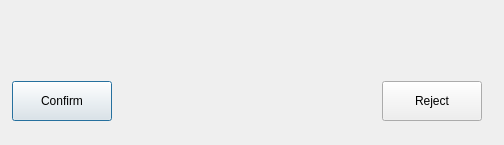
<?xml version="1.0" encoding="UTF-8"?>
<ui version="4.0">
 <class>DeleteConfirmation</class>
 <widget class="QDialog" name="DeleteConfirmation">
  <property name="geometry">
   <rect>
    <x>0</x>
    <y>0</y>
    <width>504</width>
    <height>145</height>
   </rect>
  </property>
  <property name="windowTitle">
   <string>Delete Confirmation</string>
  </property>
  <layout class="QGridLayout" name="gridLayout">
   <property name="leftMargin">
    <number>10</number>
   </property>
   <property name="topMargin">
    <number>5</number>
   </property>
   <property name="rightMargin">
    <number>20</number>
   </property>
   <property name="bottomMargin">
    <number>5</number>
   </property>
   <item row="2" column="0">
    <widget class="QFrame" name="frame_2">
     <property name="minimumSize">
      <size>
       <width>0</width>
       <height>45</height>
      </size>
     </property>
     <property name="maximumSize">
      <size>
       <width>16777215</width>
       <height>45</height>
      </size>
     </property>
     <property name="frameShape">
      <enum>QFrame::NoFrame</enum>
     </property>
     <property name="frameShadow">
      <enum>QFrame::Raised</enum>
     </property>
     <layout class="QHBoxLayout" name="horizontalLayout_2">
      <property name="leftMargin">
       <number>2</number>
      </property>
      <property name="topMargin">
       <number>2</number>
      </property>
      <property name="rightMargin">
       <number>2</number>
      </property>
      <property name="bottomMargin">
       <number>2</number>
      </property>
      <item>
       <widget class="QPushButton" name="confirmPushButton">
        <property name="minimumSize">
         <size>
          <width>100</width>
          <height>40</height>
         </size>
        </property>
        <property name="maximumSize">
         <size>
          <width>100</width>
          <height>40</height>
         </size>
        </property>
        <property name="text">
         <string>Confirm</string>
        </property>
       </widget>
      </item>
      <item>
       <spacer name="horizontalSpacer">
        <property name="orientation">
         <enum>Qt::Horizontal</enum>
        </property>
        <property name="sizeHint" stdset="0">
         <size>
          <width>40</width>
          <height>20</height>
         </size>
        </property>
       </spacer>
      </item>
      <item>
       <widget class="QPushButton" name="rejectPushButton">
        <property name="minimumSize">
         <size>
          <width>100</width>
          <height>40</height>
         </size>
        </property>
        <property name="maximumSize">
         <size>
          <width>100</width>
          <height>40</height>
         </size>
        </property>
        <property name="text">
         <string>Reject</string>
        </property>
       </widget>
      </item>
     </layout>
    </widget>
   </item>
   <item row="1" column="0">
    <widget class="QFrame" name="frame">
     <property name="minimumSize">
      <size>
       <width>0</width>
       <height>35</height>
      </size>
     </property>
     <property name="maximumSize">
      <size>
       <width>16777215</width>
       <height>40</height>
      </size>
     </property>
     <property name="frameShape">
      <enum>QFrame::NoFrame</enum>
     </property>
     <property name="frameShadow">
      <enum>QFrame::Raised</enum>
     </property>
     <layout class="QHBoxLayout" name="horizontalLayout">
      <property name="leftMargin">
       <number>10</number>
      </property>
      <property name="topMargin">
       <number>1</number>
      </property>
      <property name="rightMargin">
       <number>1</number>
      </property>
      <property name="bottomMargin">
       <number>1</number>
      </property>
      <item>
       <widget class="QLabel" name="label">
        <property name="minimumSize">
         <size>
          <width>30</width>
          <height>30</height>
         </size>
        </property>
        <property name="maximumSize">
         <size>
          <width>30</width>
          <height>30</height>
         </size>
        </property>
        <property name="text">
         <string/>
        </property>
        <property name="pixmap">
         <pixmap>icons/buttons/triangle-exclamation-duotone-light.svg</pixmap>
        </property>
        <property name="scaledContents">
         <bool>true</bool>
        </property>
       </widget>
      </item>
      <item>
       <widget class="QLabel" name="txtLabel">
        <property name="minimumSize">
         <size>
          <width>0</width>
          <height>30</height>
         </size>
        </property>
        <property name="maximumSize">
         <size>
          <width>16777215</width>
          <height>35</height>
         </size>
        </property>
        <property name="text">
         <string/>
        </property>
       </widget>
      </item>
     </layout>
    </widget>
   </item>
  </layout>
 </widget>
 <resources/>
 <connections/>
</ui>
